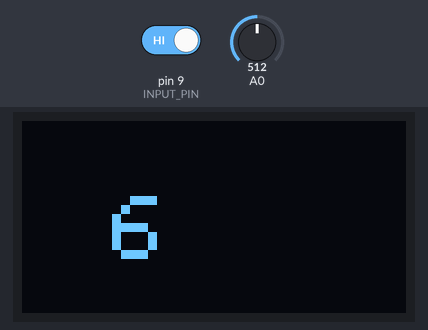
The sketch below on a simulated Arduino Uno, built with avr-gcc and run on an emulated ATmega328P. On the bench: 128×64 one-colour display. Inputs (shaded band) come from the test bench; at power-on: pin 9 (INPUT_PIN) HIGH, A0 = 512.

Above: at 2.2 s.
2.3 s: pin 9 (INPUT_PIN) driven LOW
At 3.7 s:
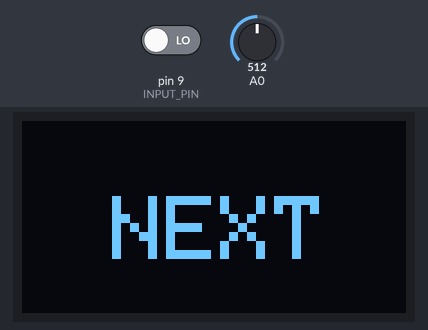
4.0 s: pin 9 (INPUT_PIN) driven HIGH
At 5.2 s:
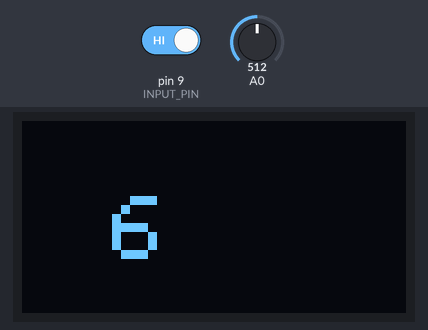
6.0 s: pin 9 (INPUT_PIN) driven LOW
At 8.8 s:
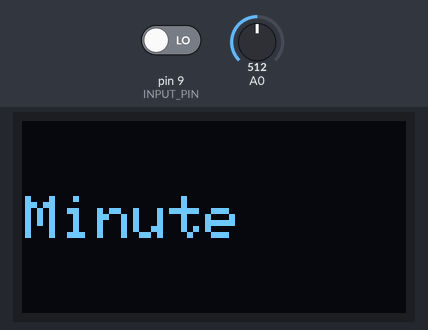
12.2 s: pin 9 (INPUT_PIN) driven HIGH
At 15.0 s:
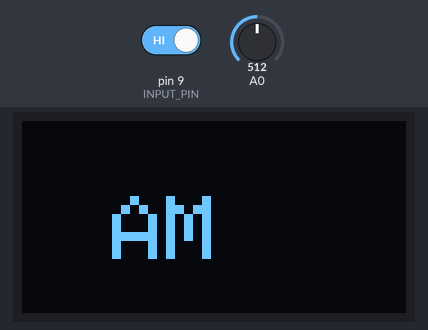
15.3 s: A0 set to 482
At 16.8 s:
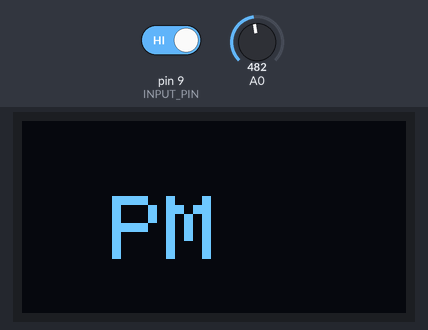
17.1 s: pin 9 (INPUT_PIN) driven LOW
At 19.1 s:
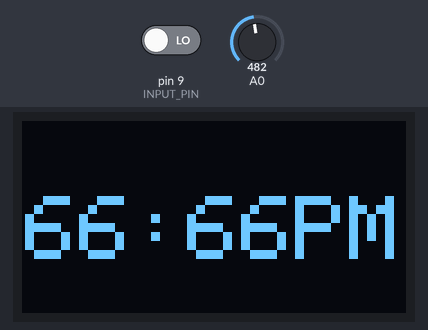
Timing chart, 0 to 20.6 s (numbered marks = the images above; inputs shaded):
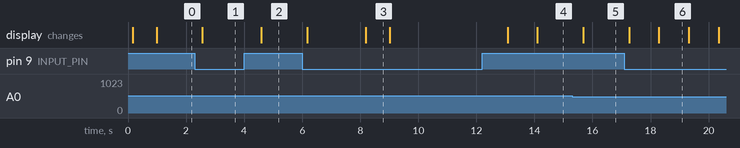

Measured:
- the behaviour switches between 501 and 500 on A0 (found by bisection; images 4 and 5)
- after the input at 2.3 s, the display: changes after 0.26 s (image 1)
- after the input at 4.0 s, the display: changes after 0.59 s (image 2)
- after the input at 6.0 s, the display: first changes after 0.17 s (image 3 shows a later state)
- after the input at 12.2 s, the display: first differs from a run without the input after 1.9 s (image 4)
- after the input at 15.3 s, the display: changes after 0.38 s (image 5)
- after the input at 17.1 s, the display: first changes after 0.16 s (image 6 shows a later state)

The sketch:

digital_clock.ino
```cpp
#define INPUT_PIN 9
#include <Wire.h>
#include <Adafruit_GFX.h>
#include <Adafruit_SSD1306.h>
int h=0,m=0,s=1,count=6,temp=0;
boolean sec_ctrl=false;
String disp="",ampm="";

Adafruit_SSD1306 clock_display(128,64,&Wire,4);
int get_value()
{
  int data=analogRead(A0);
  if((data<=100))
  {
    data=1;
  }
  else if((data>=101)&&(data<=200))
  {
    data=2;
  }
  else if((data>=201)&&(data<=300))
  {
    data=3;
  }
  else if((data>=301)&&(data<=400))
  {
    data=4;
  }
  else if((data>=401)&&(data<=500))
  {
    data=5;
  }
  else if((data>=501)&&(data<=600))
  {
    data=6;
  }
  else if((data>=601)&&(data<=700))
  {
    data=7;
  }
  else if((data>=701)&&(data<=800))
  {
    data=8;
  }
  else if((data>=801)&&(data<=900))
  {
    data=9;
  }
  else if((data>=901)&&(data<=1023))
  {
    data=0;
  }
  return data;
}

void setup_clock()
{
  sec_ctrl=!sec_ctrl; //TRUE MEN : WILL SHOW FALSE MEAN : NOT WILL SHOW
  if(count<=5)
  {
    count++;
    //DISPLAY TIME IN DISPLAY
    if(h<10) disp="0"+String(h);
    else disp=String(h);
    if(sec_ctrl) disp=disp+":";
    else disp=disp+" ";
    if(m<10) disp=disp+"0"+String(m);
    else disp=disp+String(m);
    disp=disp+ampm;
  }
    clock_display.clearDisplay();
    clock_display.setCursor(1,25);
    clock_display.setTextColor(WHITE);
    clock_display.setTextSize(3);
    clock_display.print(disp);
    clock_display.display();
    disp="";
}

void setup() {
  pinMode(INPUT_PIN,INPUT);
  clock_display.begin(SSD1306_SWITCHCAPVCC, 0x3C);
  //ASK TIME
  delay(100);

clock_display.clearDisplay();
  clock_display.setCursor(1,25);
  clock_display.setTextColor(WHITE);
  clock_display.setTextSize(3);
  clock_display.print("Hour");
  clock_display.display();
  delay(800);
  for(int i=1;i<=2;i++)
  {
  while(digitalRead(INPUT_PIN))
  {
    temp=get_value();
    clock_display.clearDisplay();
    clock_display.setCursor(30,25);
  clock_display.setTextColor(WHITE);
  clock_display.setTextSize(3);
  clock_display.print(temp);
  clock_display.display();
    delay(500);
  }
  clock_display.clearDisplay();
    clock_display.setCursor(30,25);
  clock_display.setTextColor(WHITE);
  clock_display.setTextSize(3);
  clock_display.print("NEXT");
  clock_display.display();
  h=(h*10)+temp;
  delay(2000);
  }

  clock_display.clearDisplay();
   clock_display.setCursor(1,25);
  clock_display.setTextColor(WHITE);
  clock_display.setTextSize(2);
  clock_display.print("Minute");
  clock_display.display();
  delay(800);

  for(int i=1;i<=2;i++)
  {
  while(digitalRead(INPUT_PIN))
  {
    temp=get_value();
    clock_display.clearDisplay();
    clock_display.setCursor(30,25);
  clock_display.setTextColor(WHITE);
  clock_display.setTextSize(2);
  clock_display.print(temp);
  clock_display.display();
    delay(500);
  }
  clock_display.clearDisplay();
    clock_display.setCursor(30,25);
  clock_display.setTextColor(WHITE);
  clock_display.setTextSize(3);
  clock_display.print("NEXT");
  clock_display.display();
  m=(m*10)+temp;
  delay(2000);
  }
  clock_display.clearDisplay();
    clock_display.setCursor(30,25);
  clock_display.setTextColor(WHITE);
  clock_display.setTextSize(3);
  clock_display.print("AM/PM");
  clock_display.display();
  delay(1000);
  while(digitalRead(INPUT_PIN))
  {
    if(analogRead(A0)>500)
    {
      ampm="AM";
    }
    else
    {
      ampm="PM";
    }
    clock_display.clearDisplay();
    clock_display.setCursor(30,25);
  clock_display.setTextColor(WHITE);
  clock_display.setTextSize(3);
  clock_display.print(ampm);
  clock_display.display();
    delay(500);
  }

  clock_display.clearDisplay();
  clock_display.display();
  delay(1000);
}
void loop() {
  s++;
  if(s==60)
  {
    s=1;
    m++;
    if(m==60)
    {
      h++;
      m=1;
      if(h==12) h=1;
    }
  }
  if(!digitalRead(INPUT_PIN))
  {
    count=1;
  }
  setup_clock();
  delay(1000);
}
```
